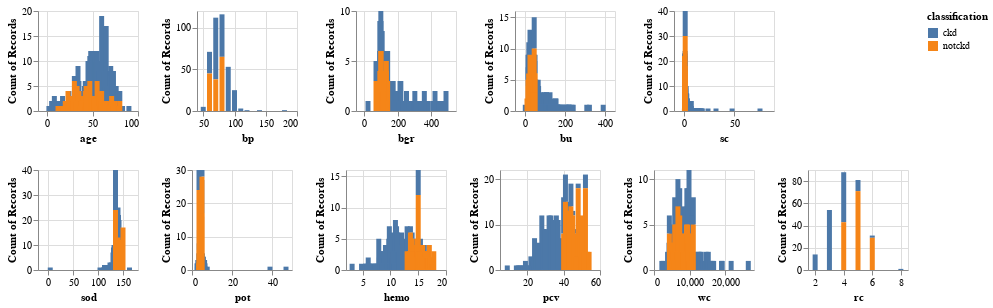

Here is the notebook cell this chart was saved with:
### Code cell
# Quantitative Variables and Classification
cols1 = ['age','bp','bgr','bu','sc']
cols2 = ['sod','pot','hemo','pcv','wc','rc']

upper = alt.Chart(data).mark_bar().encode(
    alt.X(alt.repeat("column"), type='quantitative', scale=alt.Scale(zero=False)),
    y='count()',
    color = 'classification:N'
).properties(
    width=100,
    height=100,
).repeat(
    column=cols1
)

lower = alt.Chart(data).mark_bar().encode(
    alt.X(alt.repeat("column"), type='quantitative', scale=alt.Scale(zero=False)),
    y='count()',
    color = 'classification:N'
).properties(
    width=100,
    height=100,
).repeat(
    column=cols2
)
alt.vconcat(upper,lower)

### Figure 1 — Vega-Lite specification as saved in the notebook (floating-point values rounded to 4 significant figures; data arrays with more than 128 entries replaced by an {"elided": "..."} marker saying what was removed)
{"config": {"view": {"continuousWidth": 400, "continuousHeight": 300}}, "vconcat": [{"repeat": {"column": ["age", "bp", "bgr", "bu", "sc"]}, "spec": {"data": {"name": "data-7ad29e418f04441c94dea1c3a1f6b953"}, "mark": "bar", "encoding": {"color": {"type": "nominal", "field": "classification"}, "x": {"type": "quantitative", "field": {"repeat": "column"}, "scale": {"zero": false}}, "y": {"type": "quantitative", "aggregate": "count"}}, "height": 100, "width": 100}}, {"repeat": {"column": ["sod", "pot", "hemo", "pcv", "wc", "rc"]}, "spec": {"data": {"name": "data-7ad29e418f04441c94dea1c3a1f6b953"}, "mark": "bar", "encoding": {"color": {"type": "nominal", "field": "classification"}, "x": {"type": "quantitative", "field": {"repeat": "column"}, "scale": {"zero": false}}, "y": {"type": "quantitative", "aggregate": "count"}}, "height": 100, "width": 100}}], "$schema": "https://vega.github.io/schema/vega-lite/v4.8.1.json", "datasets": {"data-7ad29e418f04441c94dea1c3a1f6b953": {"elided": "400 records"}}}
